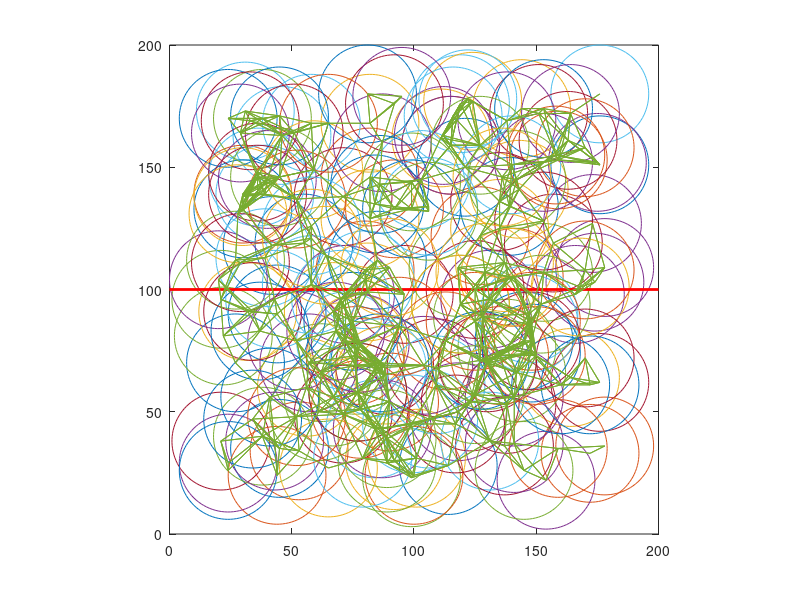

This chart was generated by the following MATLAB code: (Note: this script raises an error after producing the figure.)
%THIS CODEALGO IS ACTUALLY THE MAINSCRIPT FOR MULTIHOP

	% numTimeSlots = int(input("Enter no of Time Slots: "))
	% numNodes = int(input("Enter no of Sensor Nodes: "))
	ourFindings = [];
	theirFindings = [];

	nodes = 200; % min no of nodes for which this code runs
	max_nodes = 600; % max no of nodes for which this code runs
	timeSlots = 200; % min no of timeslots for which this code runs
	max_timeSlots = 600; % max no of timeslots for which this code runs
	steps = 100; % this means code runs for nodes, nodes+100, nodes+200 and so on upto max_nodes and the same for the no of timeslots
	

	for n = nodes:steps:max_nodes
		ourTemp = [];
		theirTemp = [];
		
		for t = timeSlots:steps:max_timeSlots
			numTimeSlots = t;%no of time slots
			numNodes = n;%no of nodes

			numOfIterations = 10; 

			ourDiffSum = 0;%sum of max-min difference is stored in it to calculate average further according to our approach
			theirDiffSum = 0;% same for their approach
			ourVarSum = 0;%sum of variance is stored in it to calculate avg variance further
			theirVarSum = 0;
            hold off; %used for plotting purpose

			for i=1:numOfIterations
                
                N = n ;   % number of circles/nodes
                r = t/10 ; % radius of circle
                C = randi([r t-r],N,2) ;%randomly assigning centers for the sensors
                hold off;
                th = linspace(0,2*pi) ;
                x = r*cos(th) ;
                y = r*sin(th) ;
                % Loop for each circle
                for i = 1:N
                    xc = C(i,1)+x ;
                    yc = C(i,2)+y ;
                    %hold on
                    plot(xc,yc) ;
                    hold on
                end
                plot([0,t],[t/2,t/2],'r','Linewidth',2);%plotting line on which the sink moves
                axis equal;
                axis([0 t 0 t]);%plotting axis

                %disp(C);
                onpath=[];%array to store on path sensors
                for i = 1:N
                    d = abs(C(i,2)-t/2);
                    if(d<r)
                        onpath = [onpath i];
                    end
                end
                %disp(onpath);
                s = size(onpath,2);
                adj_matrix = zeros(N,N);%making adjacency matrix for the deployed sensors based on the distance between each other
                for i=1:N
                    for j = 1:N
                        if(i~=j)
                            d = (C(i,1)-C(j,1))*(C(i,1)-C(j,1))+(C(i,2)-C(j,2))*(C(i,2)-C(j,2));
                            k = sqrt(d);
                            if(k<r)%if the distance is less than comm. range, corresponding cell in adj matrix is set to 1
                                adj_matrix(i,j)= 1;
                            end
                        end
                    end
                end
                %disp(adj_matrix);
                gplot(adj_matrix,C);%plotting graph using adj matrix...not really necessary
                hold on;
                G = graph(adj_matrix);%forming graph using adj matrix
                figure(2);
                plot(G);
                hold on;
                nodes_matrix= zeros(s,N);%this matrix stores every node that can communicate with the straight line through any no of relays possible
                for i=1:s
                    temp=[];
                    temp = bfsearch(G,onpath(i)); %bfs is applied using every onpath node as starting index and the nodes obtained are stored in nodes matrix in which the the first column contains onpath sensors  
                    k=1;
                    ss = size(temp,1);
                    for j=1:ss
                        nodes_matrix(i,k)=temp(j);
                        k=k+1;
                    end
                end 
                %disp(nodes_matrix);
                dataMatrix_multi=generateDataMatrix_multi(onpath,C,r,s,N,nodes_matrix,t);
                collectedData_original_multi=originalAlgo_multi(N, t, dataMatrix_multi);
                collectedData_our_multi=ourAlgo_multi(N,t,dataMatrix_multi);

				% plotData(numNodes,collectedDataOriginal,collectedData)

				ourDiff = max(collectedData_our_multi) - min(collectedData_our_multi);
				ourVar = var(collectedData_our_multi,1);

				theirDiff = max(collectedData_original_multi) - min(collectedData_original_multi);
				theirVar = var(collectedData_original_multi,1);

				ourDiffSum = ourDiffSum + ourDiff;
				theirDiffSum = theirDiffSum + theirDiff;
				ourVarSum = ourVarSum + ourVar;
				theirVarSum = theirVarSum + theirVar;

				% print("OUR   >> diff: " + str(ourDiff) + "\tvar: " + str(ourVar)) 
				% print("THEIR >> diff: " + str(theirDiff) + "\tvar: " + str(theirVar)) 
            end
			ourAvgVar = ourVarSum./numOfIterations;
            %disp(ourAvgVar);
			theirAvgVar = theirVarSum./numOfIterations;
            %disp(theirAvgVar);
            %X= sprintf('*** N= %s  ****** T= %s  ***',n,t);
            %disp(X);
            X=['*** N=',num2str(n),' ****** T=',num2str(t),' ***'];
            disp(X);
            X= ['AVG OUR DIFF: ',num2str(ourDiffSum./numOfIterations),' AVG OUR VAR: ',num2str(ourVarSum./numOfIterations)];
            disp(X);
			%disp('AVG OUR DIFF:   ",(ourDiffSum/numOfIterations),"\tAVG OUR VAR  : ,(ourVarSum/numOfIterations)');
			X=['AVG THEIR DIFF: ',num2str(theirDiffSum./numOfIterations),' AVG THEIR VAR: ',num2str(theirVarSum./numOfIterations)];
            disp(X);
			ourTemp = [ourTemp ourAvgVar];
			theirTemp = [theirTemp theirAvgVar];
			disp (ourTemp);
			disp (theirTemp);
			disp ("-----------");
        end
		ourFindings = [ourFindings ourTemp];
		theirFindings = [theirFindings theirTemp];                         
    end    
	disp (ourFindings);
	fprintf("\n");
	disp (theirFindings);

	%plotFindings(ourFindings, theirFindings, nodesStart, nodesEnd, timeSlotsStart, timeSlotsEnd, steps, maxDuration)















